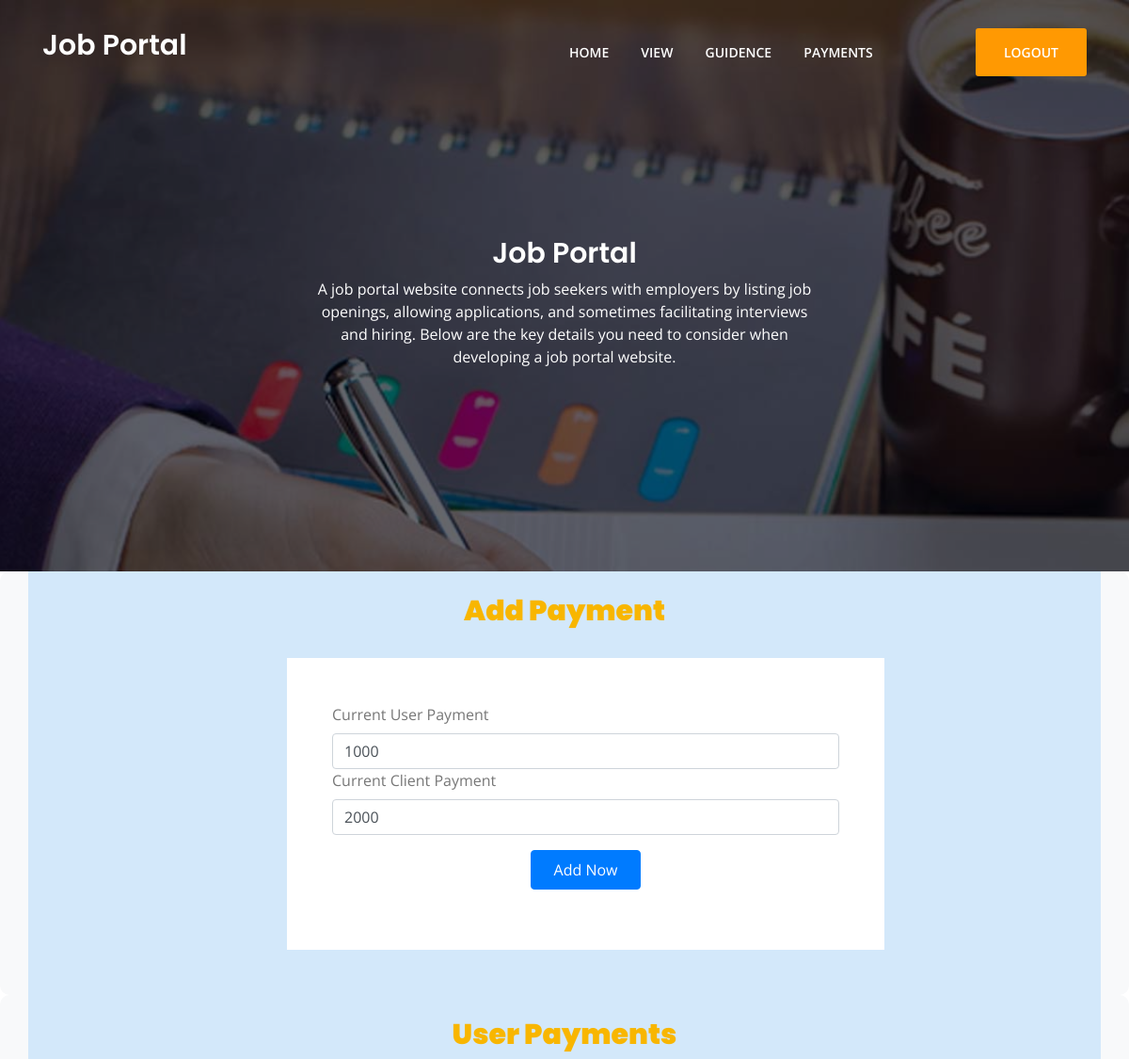
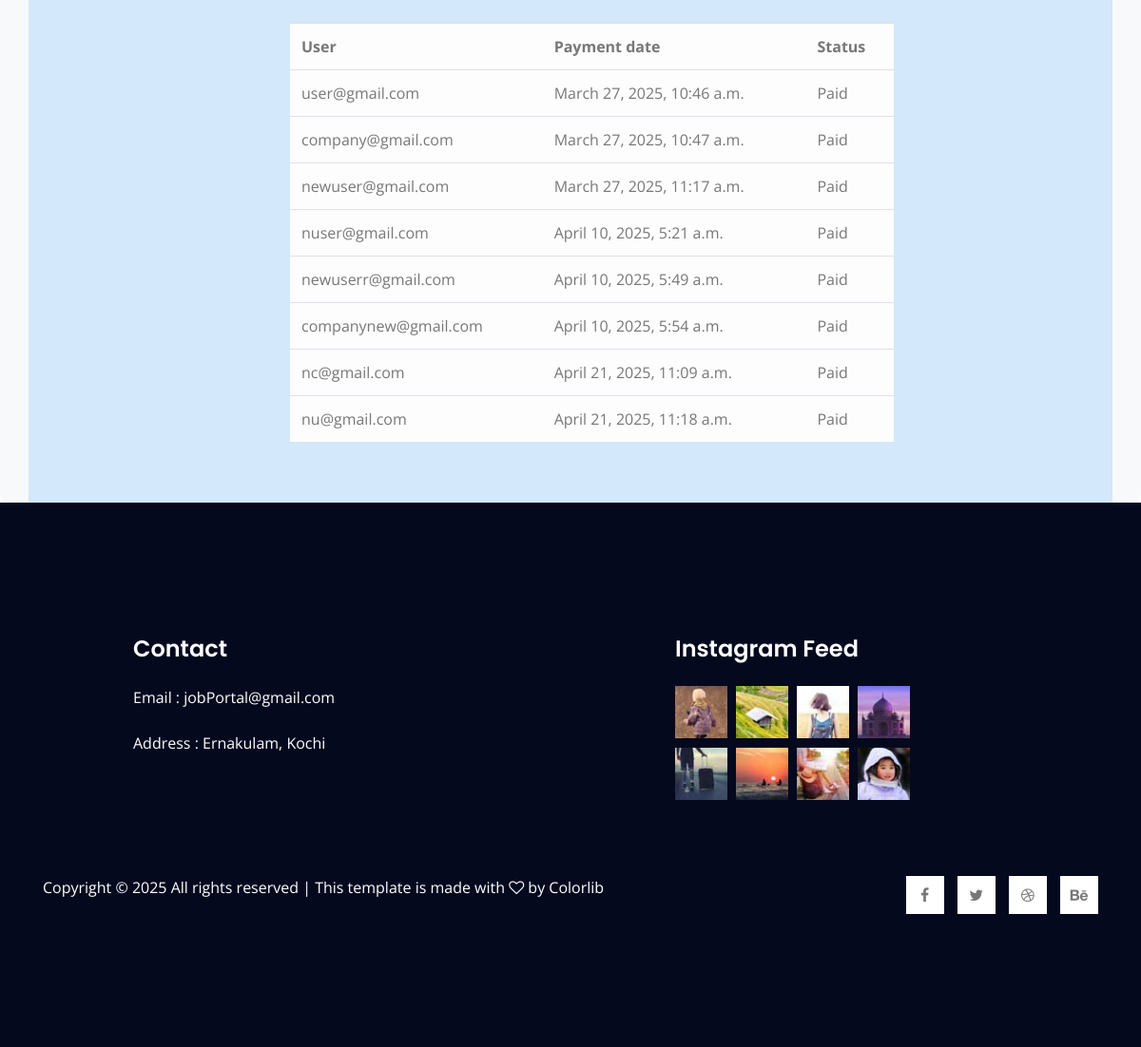
The app's page /adminpayment/ with its own data (2 pictures, top to bottom).
### myapp/models.py (models this page shows)
class UserPayment(models.Model):
    user_amount=models.CharField(max_length=100, null=True)
    client_amount = models.CharField(max_length=100, null=True)
    date = models.DateTimeField(auto_now_add=True, null=True)

class Allpayments(models.Model):
    amount = models.CharField(max_length=100, null=True)
    date = models.DateTimeField(auto_now_add=True, null=True)
    user = models.ForeignKey(Login, on_delete=models.CASCADE, null=True)
    endingdate=models.DateField(null=True)

class Login(AbstractUser):
    userType = models.CharField(max_length=100)
    viewPass = models.CharField(max_length=100, null=True)
    status = models.CharField(max_length=100, null=True,default="Pending")
    pdate = models.DateField(max_length=100, null=True)

### myapp/views.py (the view, shortened to what this page needs)
# urls.py: path('adminpayment/',views.adminpayment),
def adminpayment(request):
    n=UserPayment.objects.all().count()
    userpayment=Allpayments.objects.all()
    if n==0:
        amounts=None
    else:
        n-=1
        amounts=UserPayment.objects.all()[n]
    return render(request, "Admin/adminpayment.html",{"amounts":amounts,"userpayment":userpayment})

### templates/Admin/adminpayment.html (shortened to what this page needs)
{% extends 'Admin/common.html' %}
{% load static %}
{% block header %}
<div class="site-section bg-light" style="border-radius: 10px;">
    <div class="container" style="background-color: rgb(211, 232, 250);"><br>
        <center><h2><b>Add Payment</b></h2></center>
        <br>
        <div class="row">
            <div class="col-md-2" style="margin-left: 70px;"></div>
            <div class="col-md-7 mb-5">
                <form class="p-5 bg-white" style="padding-top:20px" method="post" enctype="multipart/form-data">
                    <div class="row form-group">
                        <div class="col-md-12 mb-3 mb-md-0">
                            <label class="text-black" for="fname">Current User Payment</label>
                            <input type="text" name="useramount" placeholder="Enter Amount" value="{{ amounts.user_amount }}" class="form-control" required>
                        </div>
                        <div class="col-md-12 mb-3 mb-md-0">
                            <label class="text-black" for="utype">Current Client Payment</label>
                            <input type="text" name="clientamount" placeholder="Enter Amount" value="{{ amounts.client_amount }}" class="form-control" required>
                        </div>
                    </div>
                    <div class="row form-group">
                        <div class="col-md-12">
                            <center>
                                <input type="submit" value="Add Now" class="btn btn-primary py-2 px-4 text-white">
                            </center>
                        </div>
                    </div>
                </form>
            </div>
        </div>
    </div>
</div>
<div class="site-section bg-light" style="border-radius: 10px;">
    <div class="container" style="background-color: rgb(211, 232, 250);"><br>
        <center><h2><b>User Payments</b></h2></center>
        <br>
        <div class="row">
            <div class="col-md-2" style="margin-left: 70px;"></div>
            <div class="col-md-7 mb-5">
                <table class="table table-light">
                    <tr>
                        <th>User</th>
                        <th>Payment date</th>
                        <th>Status</th>
                    </tr>
                    {% for i in userpayment %}
                    <tr>
                        <td>{{ i.user }}</td>
                        <td>{{ i.date }}</td>
                        <td>{{ i.user.status }}</td>
                    </tr>
                    {% endfor %}
                </table>
            </div>
        </div>
    </div>
</div>
{% endblock %}

### static/assets/css/style.css (style rules this page uses)
body { color:#777;font-family:"Open Sans",sans-serif;font-weight:400 }
h2 { color:#222;font-family:"Poppins",sans-serif;font-size:36px;font-weight:600 }
b,sup,sub,u,del { color:#f8b600 }
h2 { font-size:30px }

### records on screen
UserPayment: useramount "1000", clientamount "2000"
Allpayments: user "user@gmail.com", date "March 27, 2025, 10:46 a.m.", user.status "Paid"
Allpayments: user "company@gmail.com", date "March 27, 2025, 10:47 a.m.", user.status "Paid"
Allpayments: user "newuser@gmail.com", date "March 27, 2025, 11:17 a.m.", user.status "Paid"
Allpayments: user "nuser@gmail.com", date "April 10, 2025, 5:21 a.m.", user.status "Paid"
Allpayments: user "newuserr@gmail.com", date "April 10, 2025, 5:49 a.m.", user.status "Paid"
Allpayments: user "companynew@gmail.com", date "April 10, 2025, 5:54 a.m.", user.status "Paid"
Allpayments: user "nc@gmail.com", date "April 21, 2025, 11:09 a.m.", user.status "Paid"
Allpayments: user "nu@gmail.com", date "April 21, 2025, 11:18 a.m.", user.status "Paid"
